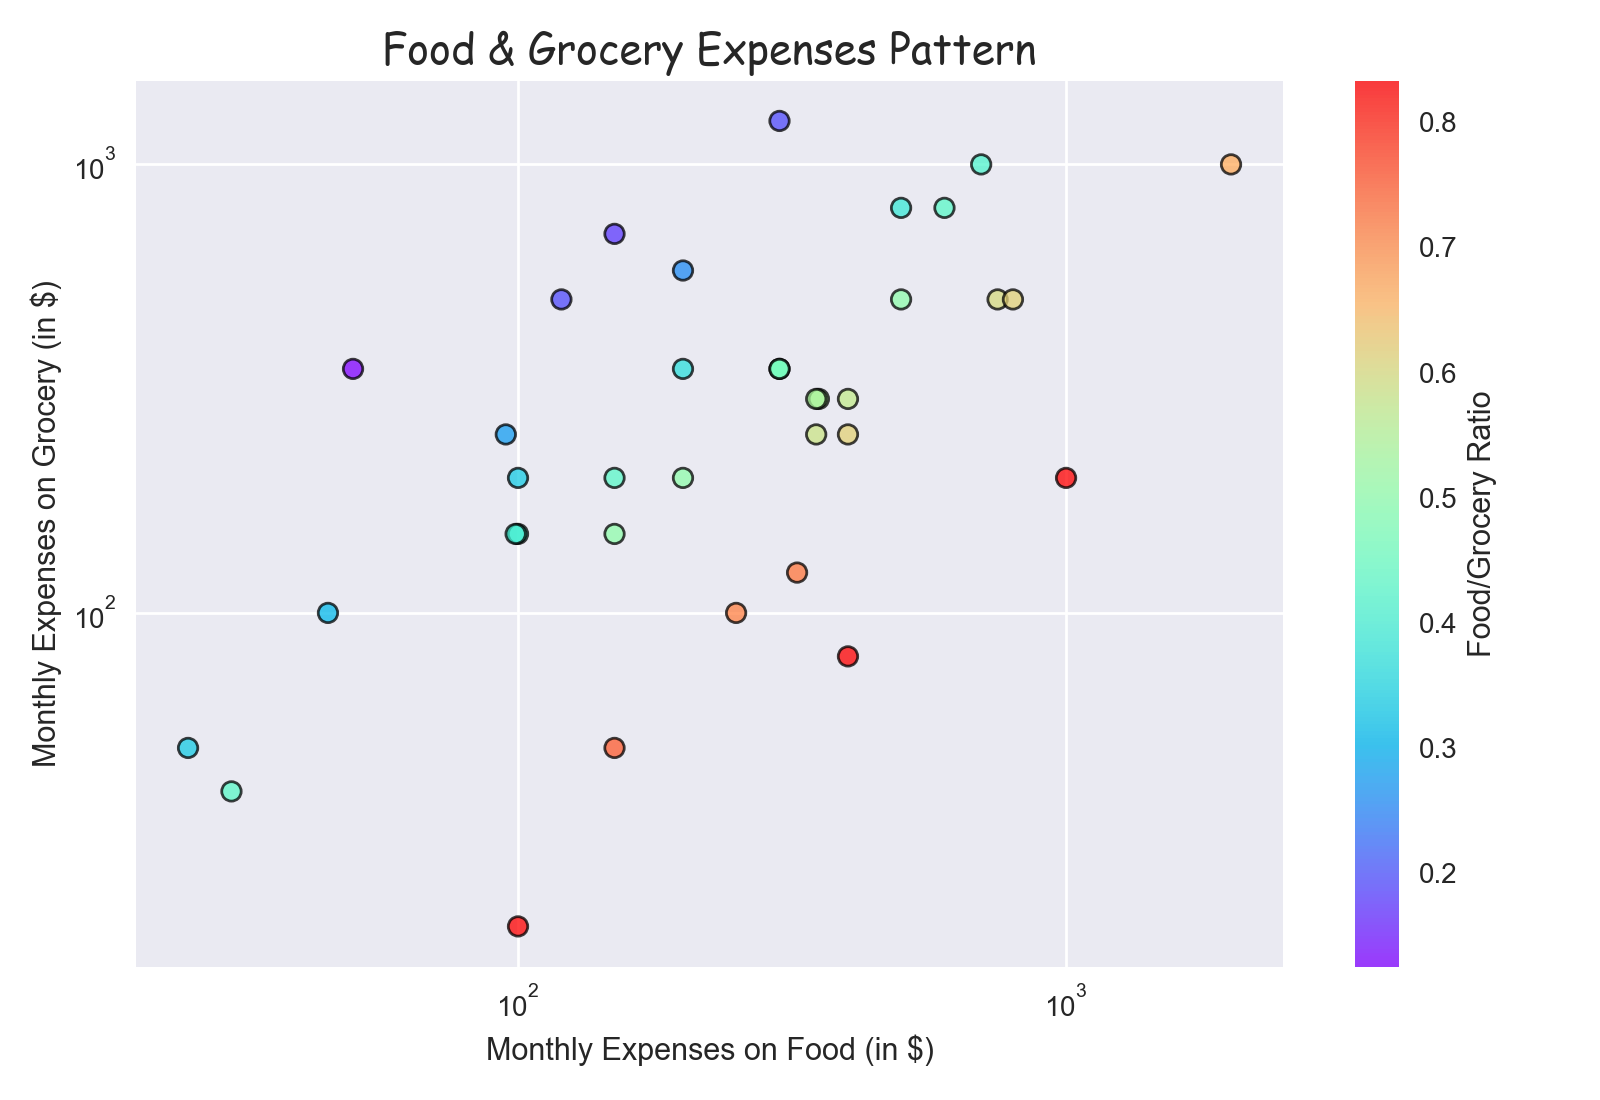

Write Python code to recreate this figure.
# SCATTER PLOT
# Import the necessary modules
import pandas as pd
import matplotlib.pyplot as plt
plt.style.use('seaborn')

# Initialize the lists for X and Y
sp = pd.read_csv('ScatterPlot.csv')
print(sp.head())
Food= sp['MonthlyExpenseFood']
Grocery= sp['MonthlyExpenseGrocery']
ratio = sp['Ratio']

# Plot the data using scatter() method
plt.scatter(Food, Grocery, c= ratio, cmap= 'rainbow', edgecolor= 'black', linewidth= 1, alpha= 0.75)
plt.xscale('log')
plt.yscale('log')
cbar = plt.colorbar()
cbar.set_label('Food/Grocery Ratio')
plt.title('Food & Grocery Expenses Pattern', fontdict={'fontname':'Comic Sans MS' , 'fontsize': 15})
plt.xlabel('Monthly Expenses on Food (in $)')
plt.ylabel('Monthly Expenses on Grocery (in $)')
plt.tight_layout()

# Show the plot
plt.show()
